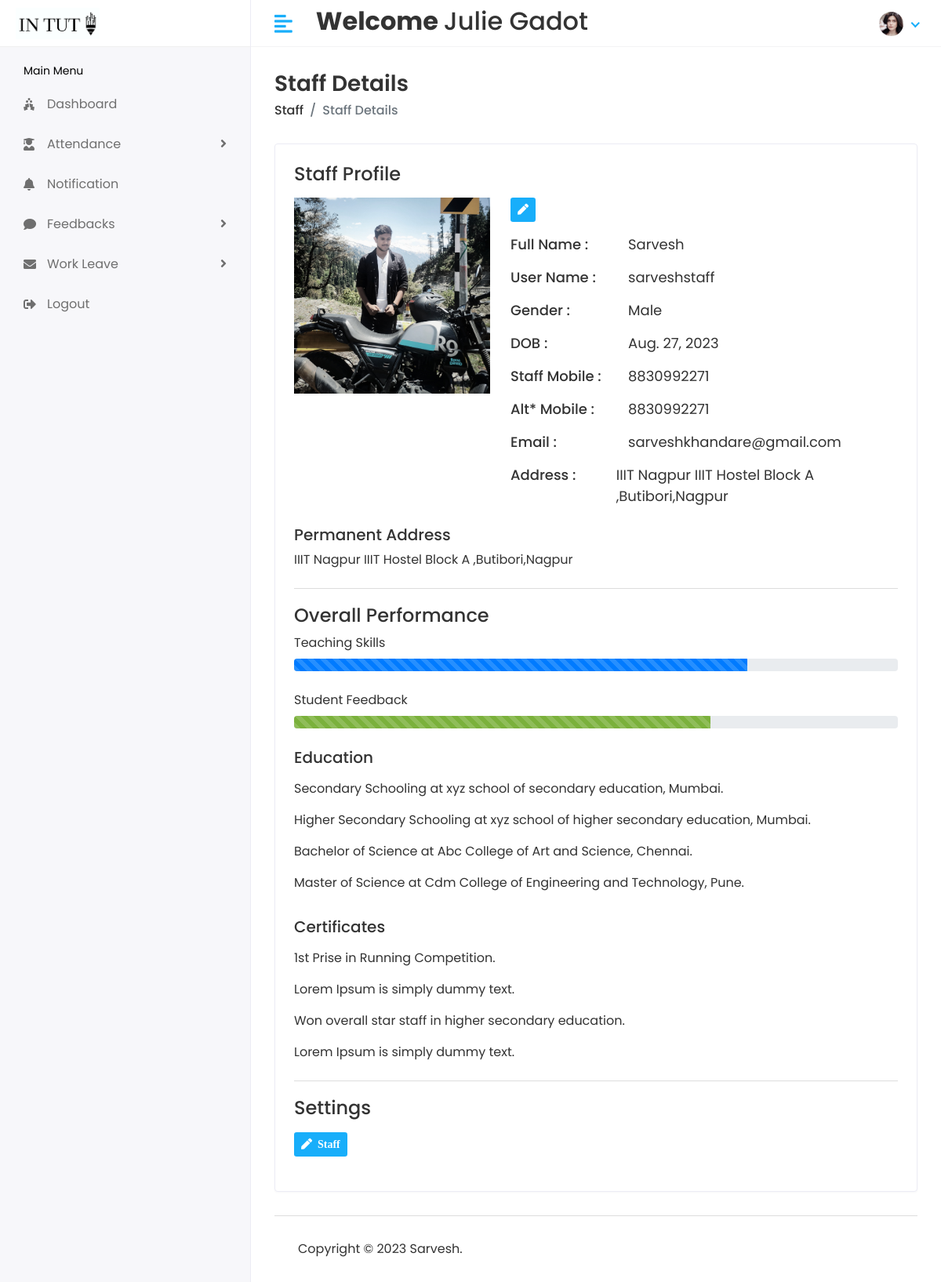
Screenshot of /Hod/staff/view/1 (signed in) with the database file from the repository.
### stuapp/models.py (models this page shows)
class CustomUser(AbstractUser):
    USER={
        (1,'HOD'),(2,'STAFF'),(3,'STUDENT')
    }
    user_type=models.CharField(choices=USER,max_length=100,default=1)
    profile_pic=models.ImageField(upload_to='media/profile_pic')

class Staff(models.Model):
    admin=models.OneToOneField(CustomUser,on_delete=models.CASCADE)
    gender=models.CharField(max_length=10)
    address=models.TextField()
    created_at=models.DateField(auto_now_add=True)
    updated_at=models.DateField(auto_now=True)
    dob=models.DateField(default=datetime.now)
    mobile=models.CharField(max_length=100,default="0")
    altmobile=models.CharField(max_length=100,default="0")
    def __str__(self):
        return self.admin.first_name

### student/hodviews.py (the view)
# urls.py: path('Hod/staff/view/<str:id>',hodviews.viewstaff,name='viewstaff'),
@login_required(login_url='/')
def viewstaff(request,id):
    staff=Staff.objects.get(id=id)
    return render(request,'hod/viewstaff.html',{'staff':staff})

### templates/hod/viewstaff.html (shortened to what this page needs)
{% extends 'base.html' %}
{% block content %}
        <div class="page-header">
            <div class="row">
                <div class="col-sm-12">
                    <h3 class="page-title">Staff Details</h3>
                    <ul class="breadcrumb">
                        <li class="breadcrumb-item"><a href="{% url 'stafflist'%}">Staff</a></li>
                        <li class="breadcrumb-item active">Staff Details</li>
                    </ul>
                </div>
            </div>
        </div>
        <div class="card">
            <div class="card-body">
                <div class="row">
                    <div class="col-md-12">
                        <div class="about-info">
                            <h4>Staff Profile</h4>
                            <div class="media mt-3">
                                <img src="/{{staff.admin.profile_pic}}" class="mr-3" alt="...">
                                <div class="media-body">
                                    <ul>
                                     <li>   <a href="{% url 'studentedit' staff.id %}" class="btn btn-sm bg-success-light mr-2">
                                            <i class="fas fa-pen"></i>
                                            </a>
                                        </li>
                                        <li>
                                            <span class="title-span">Full Name : </span>
                                            <span class="info-span">{{staff}}</span>
                                        </li>
                                        <li>
                                            <span class="title-span">User Name : </span>
                                            <span class="info-span">{{staff.admin.username}}</span>
                                        </li>
                                        <li>
                                            <span class="title-span">Gender : </span>
                                            <span class="info-span">{{staff.gender}}</span>
                                        </li>
                                        <li>
                                            <span class="title-span">DOB : </span>
                                            <span class="info-span">{{staff.dob}}</span>
                                        </li>
                                        <li>
                                            <span class="title-span">Staff Mobile : </span>
                                            <span class="info-span">{{staff.mobile}}</span>
                                        </li>
                                        <li>
                                            <span class="title-span">Alt* Mobile : </span>
                                            <span class="info-span">{{staff.altmobile}}</span>
                                        </li>
                                        <li>
                                            <span class="title-span">Email : </span>
                                            <span class="info-span">{{staff.admin.email}} </span>
                                        </li>
                                        <li>
                                            <span class="title-span">Address : </span>
                                            <span class="info-span">{{staff.address}}</span>
                                        </li>
                                    </ul>
                                </div>
                            </div>
                            <div class="row mt-2">
                                <div class="col-md-12">
                                    <h5>Permanent Address</h5>
                                    <p>{{staff.address}}</p>
                                </div>
                            </div>
                        </div>
                    </div>
                </div>
                <div class="row mt-2">
                    <div class="col-md-12">
                        <div class="skill-info">
                            <h4>Overall Performance </h4>
                            <ul>
                                <li>
                                    <label>Teaching Skills</label>
                                    <div class="progress">
                                        <div class="progress-bar progress-bar-striped progress-bar-animated"
                                            role="progressbar" aria-valuenow="75" aria-valuemin="0" aria-valuemax="100"
                                            style="width: 75%"></div>
                                    </div>
                                </li>
                                <li>
                                    <label>Student Feedback</label>
                                    <div class="progress">
                                        <div class="progress-bar progress-bar-striped progress-bar-animated bg-success"
                                            role="progressbar" aria-valuenow="69" aria-valuemin="0" aria-valuemax="100"
                                            style="width: 69%"></div>
                                    </div>
                                </li>
                            </ul>
                            <div class="row mt-3">
                                <div class="col-md-12">
                                    <h5>Education</h5>
                                    <p class="mt-3">Secondary Schooling at xyz school of secondary education, Mumbai.
                                    </p>
                                    <p>Higher Secondary Schooling at xyz school of higher secondary education, Mumbai.
                                    </p>
                                    <p>Bachelor of Science at Abc College of Art and Science, Chennai.</p>
                                    <p>Master of Science at Cdm College of Engineering and Technology, Pune.</p>
                                </div>
                            </div>
                            <div class="row mt-3">
                                <div class="col-md-12">
                                    <h5>Certificates</h5>
                                    <p class="mt-3">1st Prise in Running Competition.</p>
                                    <p>Lorem Ipsum is simply dummy text.</p>
                                    <p>Won overall star staff in higher secondary education.</p>
                                    <p>Lorem Ipsum is simply dummy text.</p>
                                </div>
                            </div>
                        </div>
                    </div>
                </div>
                <div class="row mt-2">
                    <div class="col-md-12">
                        <div class="skill-info">
                            <h4>Settings</h4>
                            <form>
                                <div class="row mt-3">
                                    <div class="col-12 col-sm-6">
                                        <div class="form-group">
                                             <a href="{% url 'editstaff' staff.id %}" class="btn btn-sm bg-success-light mr-2">
                                <i class="fas fa-pen">  &nbsp;Staff  </i>
                                </a>
                                        </div>
                                    </div>
                                </div>
                            </form>
                        </div>
                    </div>
                </div>
            </div>
        </div>
    {% endblock content %}

### templates/includes/header.html (shortened to what this page needs)
{% load static %}
<div class="header" >
    <div class="header-left" style="background-color:white">
        {% if user.user_type == '1' %}
        <a href="{% url 'hodhome'%}" class="logo container" >
            <img src="{% static 'assets/img/logo1big.png'%}" width="300px" height="100px" alt="Logo">
        </a>
        {% elif user.user_type == '2' %}
        <a href="{% url 'staffhome'%}" class="logo">
            <img src="{% static 'assets/img/logo1big.png'%}" alt="Logo">
        </a>
        {% else %}
        <a href="{% url 'studenthome'%}" class="logo">
            <img src="{% static 'assets/img/logo1big.png'%}" alt="Logo">
        </a>
        {% endif %}
    </div>
    <a href="javascript:void(0);" id="toggle_btn">
        <i class="fas fa-align-left"></i>
    </a>
    <div class="top-nav-search my-2">
        <h2><strong> Welcome </strong> {{user.first_name}} {{user.last_name}} </h2>
    </div>
    <ul class="nav user-menu">
        <li class="nav-item dropdown has-arrow">
            <a href="#" class="dropdown-toggle nav-link" data-toggle="dropdown">
                {% if user.profile_pic == "" %}
                <span class="user-img"><img class="rounded-circle" src="{% static 'assets/img/noimg.jpg' %}" width="31"
                        ></span>
                {% else %}
                <span class="user-img"><img class="rounded-circle" src="/{{user.profile_pic}}" width="31"
                        alt="Ryan Taylor"></span>
                {% endif %}
            </a>
        </li>
    </ul>
</div>

### static/assets/css/style.css (style rules this page uses)
html { height: 100%; }
body { background-color: #fff; color: #333; font-family: 'Poppins', sans-serif; font-size: 1rem; height: 100%; line-height: 1.5; overflow-x: hidden; }
h1, h2, h3, h4, h5, h6 { font-family: 'Poppins', sans-serif; margin-top: 0; }
a { color: #009ce7; }
input, button, a { transition: all 0.4s ease; -moz-transition: all 0.4s ease; -o-transition: all 0.4s ease; -ms-transition: all 0.4s ease; -webkit-transition: all 0.4s ease; }
.form-group { margin-bottom: 1.25rem; }
ul, ol { padding: 0px; list-style: none; }
.bg-success, .badge-success { background-color: #7bb13c !important; }
.card { border: 1px solid #ececf5; box-shadow: 0 1px 3px 0 rgba(0, 0, 0, 0.03); margin-bottom: 1.875rem; }
.card-body { padding: 1.5rem; }
.bg-success-light { background-color: #18aefa; color: #fff; }
.header { background-color: #fff; border-bottom: 1px solid #f3f3f4; left: 0; position: fixed; right: 0; top: 0; z-index: 1001; height: 60px; }
.header .header-left { float: left; height: 60px; padding: 0 20px; position: relative; width: 320px; z-index: 1; transition: all 0.2s ease-in-out; background-color: #f7f7fa; border-bottom: 1px solid #efefef; border-right: 1px solid #ececf5; display: flex; align-items: center; }
.header .header-left .logo { display: inline-block; line-height: 60px; }
.header .header-left .logo img { max-height: 40px; width: auto; }
.header .dropdown-toggle:after { display: none; }
.header .has-arrow .dropdown-toggle:after { border-top: 0; border-left: 0; border-bottom: 2px solid #18aefa; border-right: 2px solid #18aefa; content: ''; height: 8px; display: inline-block; pointer-events: none; -webkit-transform-origin: 66% 66%; -ms-transform-origin: 66% 66%; transform-origin: 66% 66%; -webkit-transform: rotate(45deg); -ms-transform: rotate(45deg); transform: rotate(45deg); -webkit-transition: all 0.15s ease-in-out; transition: all 0.15s ease-in-out; width: 8px; vertical-align: 0px; }
.user-menu { float: right; margin: 0; position: relative; z-index: 99; padding-right: 15px; }
.user-menu.nav > li > a { color: #a0a0a0; font-size: 14px; line-height: 58px; padding: 0 15px; height: 60px; }
.user-img { margin-right: 3px; position: relative; }
.top-nav-search { float: left; margin-left: 15px; }
.page-header { margin-bottom: 1.875rem; }
.page-header .breadcrumb { background-color: transparent; color: #6c757d; font-size: 1rem; font-weight: 500; margin-bottom: 0; padding: 0; }
.page-header .breadcrumb a { color: #333; }
.page-title { font-size: 28px; font-weight: 600; color: #333; margin-bottom: 5px; }
.about-info img { width: 250px; }
.about-info ul li { font-size: 18px; margin: 0px 0px 15px 10px; display: flex; }
.title-span { font-weight: 500; width: 150px; }
.skill-info { padding-top: 20px; border-top: 1px solid #ddd; }
.skill-info ul li { margin-bottom: 25px; }
@media (min-width: 992px) { #toggle_btn { align-items: center; color: #18aefa; display: inline-flex; float: left; font-size: 26px; height: 60px; justify-content: center; margin-left: 15px; padding: 0 15px; } }

### rows the page displays
CustomUser: first_name "Julie", last_name "Gadot", profile_pic (picture)
Staff: admin.profile_pic (picture), admin.first_name "Sarvesh", admin.username "sarveshstaff", gender "Male", dob "Aug. 27, 2023", mobile "8830992271", altmobile "8830992271", admin.email "sarveshkhandare@gmail.com", address "IIIT Nagpur IIIT Hostel Block A ,Butibori,Nagpur"
